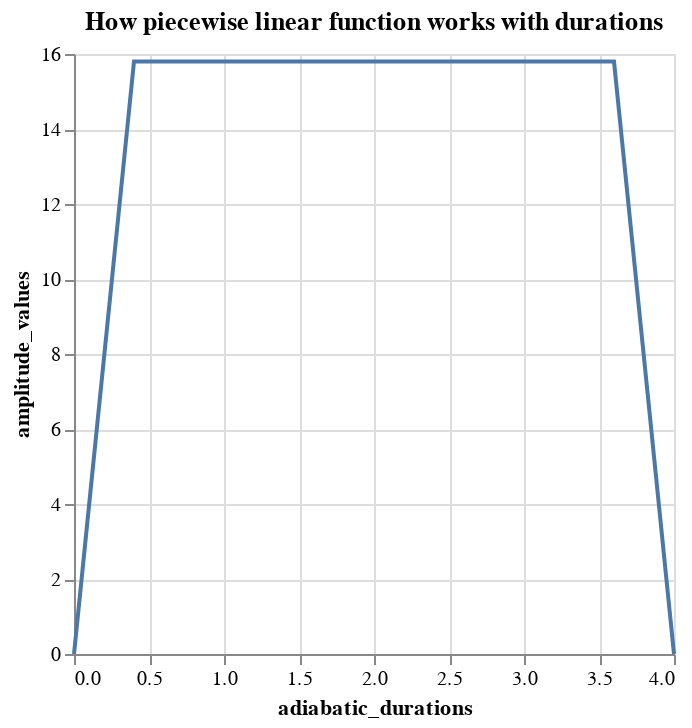

The notebook cell this image was saved under:
### Code cell
dur_val_data = pd.DataFrame({
  'adiabatic_durations': durToPoints([0.4, 3.2, 0.4]),
  'amplitude_values': [0, 15.8, 15.8, 0]
})

alt.Chart(title="How piecewise linear function works with durations", data=dur_val_data).mark_line().encode(
    x='adiabatic_durations',
    y='amplitude_values'
)

### Figure 1 — Vega-Lite specification as saved in the notebook (floating-point values rounded to 4 significant figures)
{"config": {"view": {"continuousWidth": 300, "continuousHeight": 300}}, "data": {"name": "data-4c5721090347f2f1892c82336312606e"}, "mark": {"type": "line"}, "encoding": {"x": {"field": "adiabatic_durations", "type": "quantitative"}, "y": {"field": "amplitude_values", "type": "quantitative"}}, "title": "How piecewise linear function works with durations", "$schema": "https://vega.github.io/schema/vega-lite/v5.17.0.json", "datasets": {"data-4c5721090347f2f1892c82336312606e": [{"adiabatic_durations": 0.0, "amplitude_values": 0.0}, {"adiabatic_durations": 0.4, "amplitude_values": 15.8}, {"adiabatic_durations": 3.6, "amplitude_values": 15.8}, {"adiabatic_durations": 4.0, "amplitude_values": 0.0}]}}
